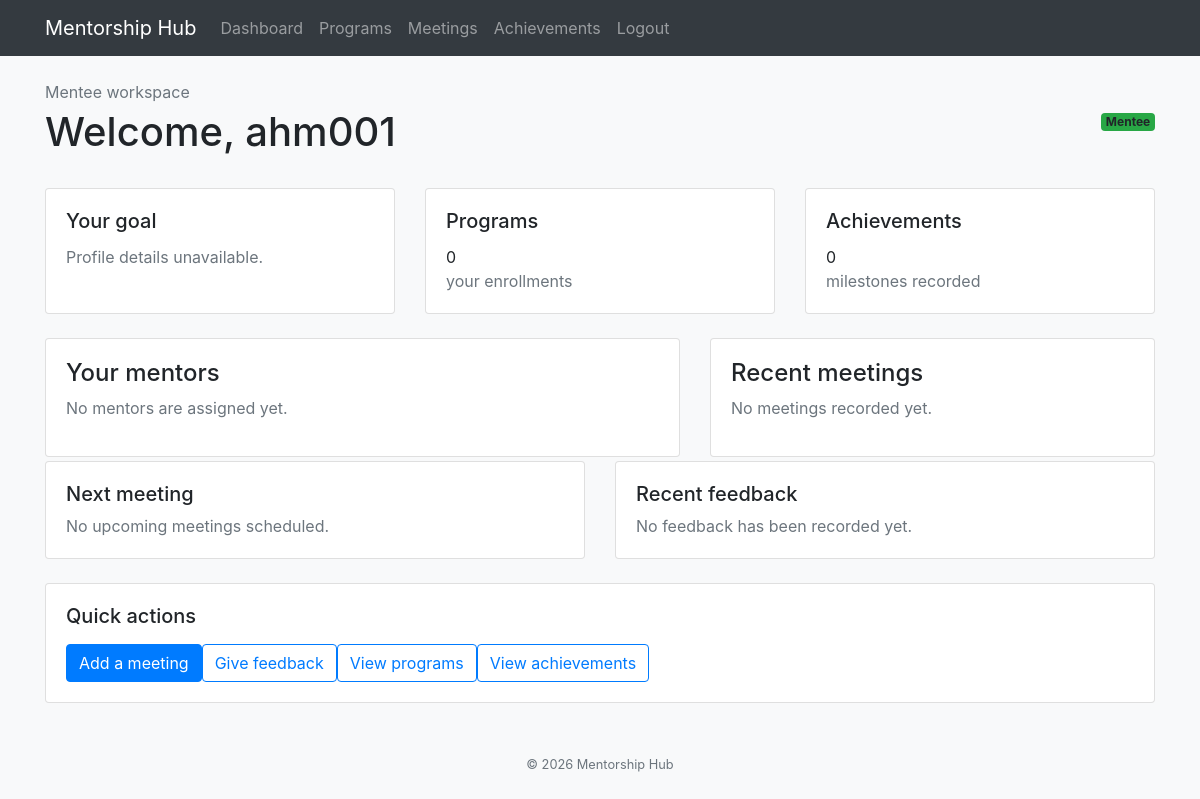
Page /dashboard (signed in) on the earlier database version.
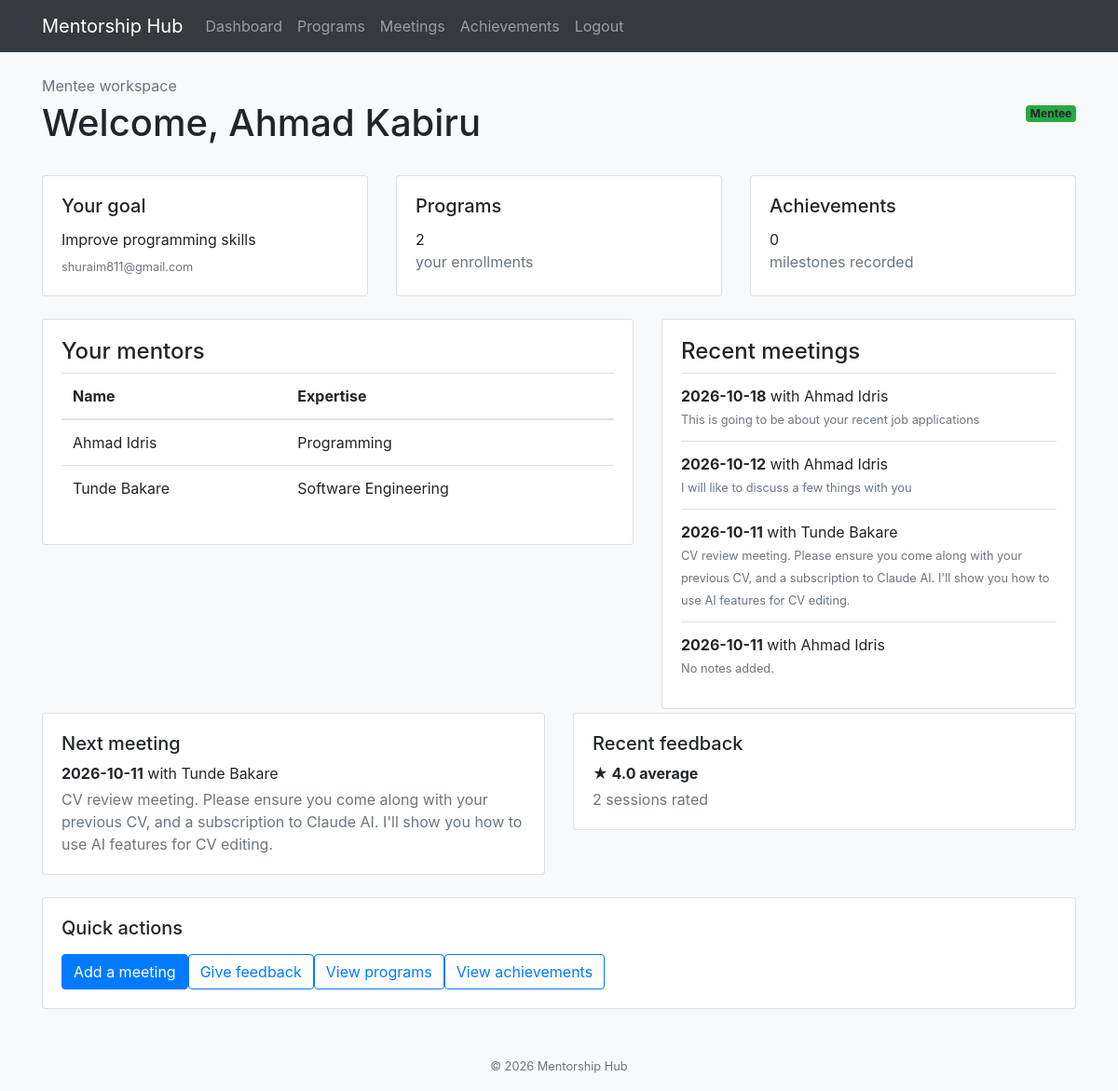
Same page on the later database version.
### tables this page shows
CREATE TABLE Mentee (
    MenteeID INTEGER PRIMARY KEY AUTOINCREMENT,
    Name TEXT,
    Email TEXT,
    Goal TEXT,
    JoinedAt TEXT DEFAULT CURRENT_TIMESTAMP
);

CREATE TABLE Mentor (
    MentorID INTEGER PRIMARY KEY AUTOINCREMENT,
    Name TEXT,
    Email TEXT,
    Expertise TEXT,
    JoinedAt TEXT DEFAULT CURRENT_TIMESTAMP
);

CREATE TABLE Meeting (
    MeetingID INTEGER PRIMARY KEY AUTOINCREMENT,
    MatchID INTEGER,
    MeetingDate TEXT,
    Notes TEXT
);

### app.py (the view)
@app.route('/dashboard')
def dashboard():
    if 'user_name' not in session:
        return redirect(url_for('login'))
    if session['user_type'] == 'SuperAdmin':
        return redirect(url_for('superadmin_dashboard'))
    conn = sqlite3.connect(DB_PATH)
    cursor = conn.cursor()
    if session['user_type'] == 'Mentor':
        cursor.execute('SELECT Name, Email, Expertise FROM Mentor WHERE MentorID = ?', (session['person_id'],))
        profile = cursor.fetchone()
        cursor.execute('''
            SELECT DISTINCT Program.ProgramName, Program.StartDate, Program.EndDate
            FROM Program
            INNER JOIN Match ON Program.ProgramID = Match.ProgramID
            WHERE Match.MentorID = ?
            ORDER BY Program.StartDate ''', (session['person_id'], )
            )
        programs = cursor.fetchall()
        cursor.execute('''
            SELECT DISTINCT Mentee.Name, Mentee.Goal
            FROM Mentee
            INNER JOIN Match ON Mentee.MenteeID = Match.MenteeID
            WHERE Match.MentorID = ?
            ORDER BY Mentee.Name
        ''', (session['person_id'],))
        mentees = cursor.fetchall()
        cursor.execute('''
            SELECT Meeting.MeetingDate, Mentee.Name, Meeting.Notes
            FROM Meeting
            INNER JOIN Match ON Meeting.MatchID = Match.MatchID
            INNER JOIN Mentee ON Match.MenteeID = Mentee.MenteeID
            WHERE Match.MentorID = ?
            ORDER BY Meeting.MeetingDate DESC
        ''', (session['person_id'],))
        meetings = cursor.fetchall()
        template = 'mentor_dashboard.html'
    else:
        cursor.execute('SELECT Name, Email, Goal FROM Mentee WHERE MenteeID = ?', (session['person_id'],))
        profile = cursor.fetchone()
        cursor.execute('''
            SELECT DISTINCT Program.ProgramName, Program.StartDate, Program.EndDate
            FROM Program
            INNER JOIN Match ON Program.ProgramID = Match.ProgramID
            WHERE Match.MenteeID = ?
            ORDER BY Program.StartDate
        ''', (session['person_id'],))
        programs = cursor.fetchall()
        cursor.execute('''
            SELECT DISTINCT Mentor.Name, Mentor.Expertise
            FROM Mentor
            INNER JOIN Match ON Mentor.MentorID = Match.MentorID
            WHERE Match.MenteeID = ?
            ORDER BY Mentor.Name
        ''', (session['person_id'],))
        mentors = cursor.fetchall()
        cursor.execute('''
            SELECT Meeting.MeetingDate, Mentor.Name, Meeting.Notes
            FROM Meeting
            INNER JOIN Match ON Meeting.MatchID = Match.MatchID
            INNER JOIN Mentor ON Match.MentorID = Mentor.MentorID
            WHERE Match.MenteeID = ?
            ORDER BY Meeting.MeetingDate DESC
        ''', (session['person_id'],))
        meetings = cursor.fetchall()
        cursor.execute('''
            SELECT Meeting.MeetingDate, Mentor.Name, Meeting.Notes
            FROM Meeting
            INNER JOIN Match ON Meeting.MatchID = Match.MatchID
            INNER JOIN Mentor ON Match.MentorID = Mentor.MentorID
            WHERE Match.MenteeID = ? AND Meeting.MeetingDate >= date('now')
            ORDER BY Meeting.MeetingDate ASC
            LIMIT 1
        ''', (session['person_id'],))
        next_meeting = cursor.fetchone()
        cursor.execute('''
            SELECT AVG(Feedback.Rating), COUNT(Feedback.FeedbackID)
            FROM Feedback
            INNER JOIN Meeting ON Feedback.MeetingID = Meeting.MeetingID
            INNER JOIN Match ON Meeting.MatchID = Match.MatchID
            WHERE Match.MenteeID = ?
        ''', (session['person_id'],))
        feedback_summary = cursor.fetchone()
        cursor.execute('''
            SELECT AchievementType, Title, Organisation, AchievementDate
            FROM Achievement
            WHERE MenteeID = ?
            ORDER BY AchievementDate DESC
        ''', (session['person_id'],))
        achievements = cursor.fetchall()
        template = 'mentee_dashboard.html'
    conn.close()
    dashboard_data = {
        'user_name': session['user_name'],
        'profile': profile,
        'programs': programs,
        'meetings': meetings,
    }
    if session['user_type'] == 'Mentor':
        dashboard_data['mentees'] = mentees
    else:
        dashboard_data['mentors'] = mentors
        dashboard_data['achievements'] = achievements
        dashboard_data['next_meeting'] = next_meeting
        dashboard_data['feedback_summary'] = feedback_summary
    return render_template(template, **dashboard_data)

### templates/mentee_dashboard.html (shortened to what the changed rows need)
{% extends "base.html" %}
{% block content %}
<div class="d-flex justify-content-between align-items-center mb-4">
    <div>
        <p class="text-muted mb-1">Mentee workspace</p>
        <h1>Welcome, {{ user_name }}</h1>
    </div>
</div>
<div class="row g-4 mb-4">
    <div class="col-md-4">
        <div class="card h-100 shadow-sm">
            <div class="card-body">
                <h5 class="card-title">Your goal</h5>{% if profile %}<p class="mb-1">{{ profile[2] or 'No goal set yet.'
                    }}</p><small class="text-muted">{{ profile[1] }}</small>{% else %}<p class="text-muted">Profile
                    details unavailable.</p>{% endif %}
            </div>
        </div>
    </div>
    <div class="col-md-4">
        <div class="card h-100 shadow-sm">
            <div class="card-body">
                <h5 class="card-title">Programs</h5>
                <p class="display-6 mb-0">{{ programs|length }}</p>
                <p class="text-muted mb-0">your enrollments</p>
            </div>
        </div>
    </div>
</div>
<div class="row g-4">
    <div class="col-lg-7">
        <div class="card shadow-sm">
            <div class="card-body">
                <h2 class="h4">Your mentors</h2>
                {% if mentors %}<div class="table-responsive">
                    <table class="table align-middle">
                        <thead>
                            <tr>
                                <th>Name</th>
                                <th>Expertise</th>
                            </tr>
                        </thead>
                        <tbody>{% for mentor in mentors %}<tr>
                                <td>{{ mentor[0] }}</td>
                                <td>{{ mentor[1] or 'Not set' }}</td>
                            </tr>{% endfor %}</tbody>
                    </table>
                </div>{% else %}<p class="text-muted">No mentors are assigned yet.</p>{% endif %}
            </div>
        </div>
    </div>
    <div class="col-lg-5">
        <div class="card shadow-sm">
            <div class="card-body">
                <h2 class="h4">Recent meetings</h2>
                {% if meetings %}
                <ul class="list-group list-group-flush">{% for meeting in meetings[:5] %}
                    <li class="list-group-item px-0">
                        <strong>{{ meeting[0] }}</strong> with {{ meeting[1] }}<br>
                        <small class="text-muted">{{ meeting[2] or 'No notes added.' }}</small>
                    </li>{% endfor %}
                </ul>
                {%else %}<p class="text-muted">No meetings recorded yet.</p>{% endif %}
            </div>
        </div>
    </div>
</div>
<div class="row g-4 mt-1">
    <div class="col-md-6">
        <div class="card shadow-sm">
            <div class="card-body">
                <h2 class="h5">Next meeting</h2>{% if next_meeting %}<p class="mb-1"><strong>{{ next_meeting[0]
                        }}</strong> with {{ next_meeting[1] }}</p>
                <p class="text-muted mb-0">{{ next_meeting[2] or 'No notes added.' }}</p>{% else %}<p
                    class="text-muted mb-0">No upcoming meetings scheduled.</p>{% endif %}
            </div>
        </div>
    </div>
    <div class="col-md-6">
        <div class="card shadow-sm">
            <div class="card-body">
                <h2 class="h5">Recent feedback</h2>{% if feedback_summary and feedback_summary[1] %}<p class="mb-1">
                    <strong>&#9733; {{ '%.1f'|format(feedback_summary[0]) }} average</strong>
                </p>
                <p class="text-muted mb-0">{{ feedback_summary[1] }} session{{ 's' if feedback_summary[1] != 1 else ''
                    }} rated</p>{% else %}<p class="text-muted mb-0">No feedback has been recorded yet.</p>{% endif %}
            </div>
        </div>
    </div>
</div>
<div class="card shadow-sm mt-4">
    <div class="card-body">
        <h2 class="h5 mb-3">Quick actions</h2>
    </div>
</div>
{% endblock %}

Differences in the rows shown:
now on this page (row edited): Mentee: Name "Ahmad Kabiru", Goal "Improve programming skills", Email "shuraim811@gmail.com"
now on this page (row unchanged): Mentor: Name "Ahmad Idris", Expertise "Programming"
now on this page (row unchanged): Mentor: Name "Tunde Bakare", Expertise "Software Engineering"
added Meeting: MeetingDate "2026-10-18", Name "Ahmad Idris", Notes "This is going to be about your recent job applications"
added Meeting: MeetingDate "2026-10-12", Name "Ahmad Idris", Notes "I will like to discuss a few things with you"
added Meeting: MeetingDate "2026-10-11", Name "Tunde Bakare", Notes "CV review meeting. Please ensure you come along with your previous CV, and a subscription to Claude AI. I'll show you how to use AI features for CV editing."
added Meeting: MeetingDate "2026-10-11", Name "Ahmad Idris", Notes "No notes added."
Other differences:
{{ programs|length }}: "0" → "2"
{{ '%.1f'|format(feedback_summary[0]) }}: (not shown) → "4.0"
{{ feedback_summary[1] }}: (not shown) → "2"
{{ 's' if feedback_summary[1] != 1 else '' }}: (not shown) → "s"
{{ user_name }}: "ahm001" → (not shown)
text no longer shown: "Profile details unavailable. No mentors are assigned yet. No meetings recorded yet. No upcoming meetings scheduled. No feedback has been recorded yet."
text now shown: "Name Expertise with ★ average session rated"
